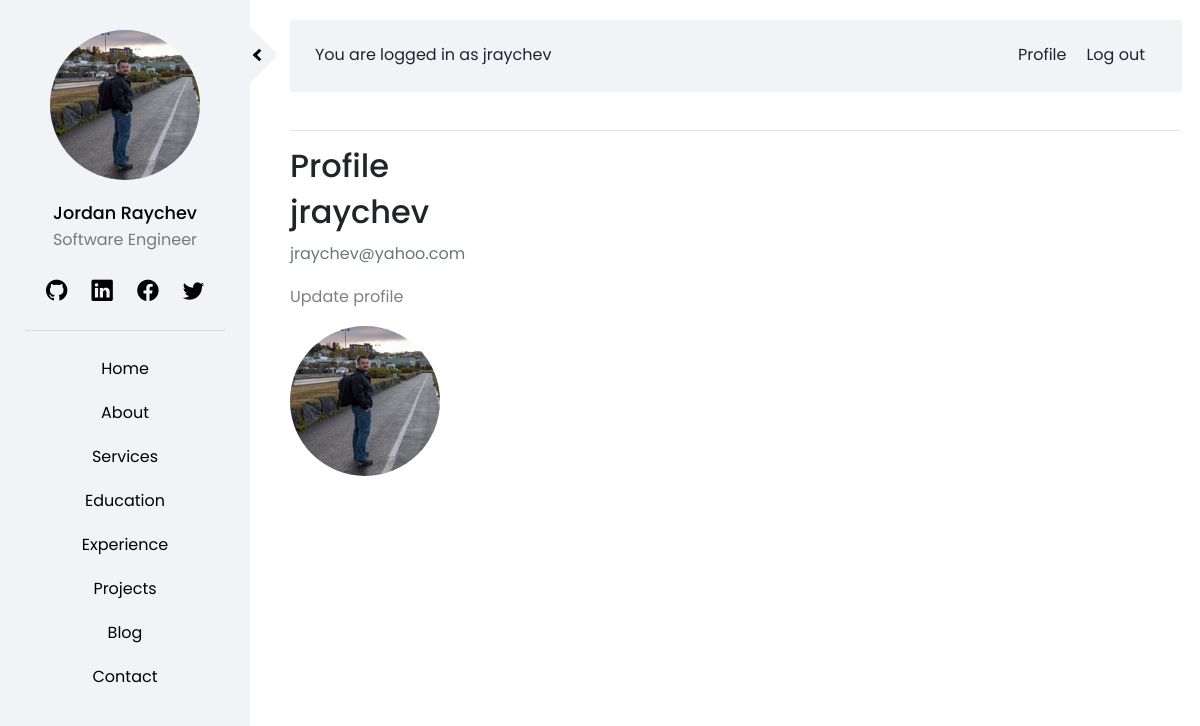
Page /accounts/profile/ (signed in) on the committed database.
### accounts/models.py (models this page shows, shortened)
class CustomUser(AbstractUser):
    department = models.CharField(max_length=50)
    profession = models.CharField(max_length=50)
    about = models.TextField(default='', max_length=1000)
    slug = models.SlugField(max_length=50)
    profile_image = models.ImageField(default='profile_default.jpg', upload_to='profile_images')

class UserSocial(models.Model):
    user = models.ForeignKey(CustomUser, default=1, on_delete=models.DO_NOTHING)
    social_name = models.CharField(max_length=50)
    social_class = models.CharField(max_length=50)
    social_url = models.CharField(max_length=100)

### staticpages/models.py (models this page shows, shortened)
class Menu(models.Model):
    menu_name = models.CharField(max_length=50)
    @property
    def menu_slug(self):
        return self.menu_name.lower()

### accounts/views.py (the view)
# urls.py: path('profile/', ProfileView.as_view(), name='profile'),
class ProfileView(LoginRequiredMixin, TemplateView):
    template_name = 'accounts/profile.html'
    login_url = reverse_lazy('login')

### home/templatetags/sidebar_items.py (called while the page is built)
@register.inclusion_tag('home/menu.html', takes_context=True)
def get_menu(context):
    request = context['request']
    menu = Menu.objects.all()
    return {'menu' : menu, 'request': request}

@register.inclusion_tag('home/user_social.html')
def get_social(user):
    user_social = UserSocial.objects.filter(user=user)
    return { 'user_social' : user_social }

@register.inclusion_tag('home/user_meta.html', takes_context=True)
def get_user_meta(context, id):
    request = context['request']
    user_data = CustomUser.objects.filter(id=id)
    return { 'user_data' : user_data, 'request': request }

### templates/accounts/profile.html (shortened to what this page needs)
{% extends 'home/base.html' %}
{% block content %}
		<h2>Profile</h2>
			<h2 class="account-heading">{{ user.username }}</h2>
			<p class="text-secondary">{{ user.email }}</p>
			<p><a href="{% url 'profile-update' user.username %}">Update profile</a></p>
			<img class="rounded-circle account-img" src="{{ user.profile_image.url }}">
{% endblock content %}

### templates/home/base.html (shortened to what this page needs)
{% load static %}
<!DOCTYPE html>
<html>
    <head>
        <link rel="stylesheet" href="https://stackpath.bootstrapcdn.com/font-awesome/4.7.0/css/font-awesome.min.css">
        <link rel="stylesheet" href="https://stackpath.bootstrapcdn.com/bootstrap/4.4.1/css/bootstrap.min.css">
        <link rel="stylesheet" href="https://cdn.jsdelivr.net/npm/bootstrap-icons@1.4.0/font/bootstrap-icons.css">
        <link rel="stylesheet" href="{% static 'css/style.css' %}">
        <link rel="stylesheet" href="https://cdnjs.cloudflare.com/ajax/libs/font-awesome/5.15.2/css/all.min.css" />
    </head>
    <body>
        <div class="wrapper">
            {% include "home/navbar.html" %}
            <div id="sidebarCollapse">
                <i class="arrow left"></i>
            </div>
            <div id="content">
                <nav class="navbar navbar-expand-lg">
                    <div class="container-fluid">
                        {% if user.is_authenticated %}
                            <span id = "loggedin">You are logged in as {{ user.username }} </span>
                        {% else %}
                            <span id = "loggedin">Aloha dear stranger</span>
                        {% endif %}
                        <div class="collapse navbar-collapse" id="navbarSupportedContent">
                            <ul class="nav navbar-nav ml-auto main-navbar">
                                {% if user.is_authenticated %}
                                <li><a href="{% url 'profile' %}">Profile</a></li>
                                <li><a href="{% url 'logout' %}">Log out</a></li>
                                {% endif %}
                            </ul>
                        </div>
                    </div>
                </nav>
                <hr>
                {% block content %}
                {% endblock %}
            </div>
        </div>
    </body>
</html>

### templates/home/user_meta.html
<img class="rounded-circle profile-img" src="{{ user_data.0.profile_image.url }}">
<a class="name" href = "{% url 'home' %}"> {{ user_data.0.first_name }} {{ user_data.0.last_name }} </a>
<p class="profession"> {{ user_data.0.profession }} </p>

### templates/home/user_social.html
{% for social in user_social %}
    <li><a target="_blank" href="{{ social.social_url }}"> <i class="{{ social.social_class }}"></i> </a></li>
{% endfor %}

### templates/home/menu.html
{% for item in menu %}
    {% url item.menu_slug as active_menu_item %}
    <li><a class = "{% if request.path == active_menu_item %} active {% endif %}" href="{% url item.menu_slug %}"> {{ item.menu_name}} </a></li>
{% endfor %}

### static/css/style.css (style rules this page uses)
:root { --main-color: rgb(242, 243, 247); --main-color-darker: rgb(230, 230, 230); --red-color: #ec5453; --green-color: #2fa499; --blue-color: #2c98f0; --darker-blue-color: #4054b2; --white-color: #ffffff; --yellow-color: #f9bf3f; --purple-color: #a84cb8; --border-color: rgba(0, 0, 0, 0.1); --black-color: rgba(0,0,0); --p-color: rgba(0, 0, 0, 0.5); --box-shadow: rgba(0, 0, 0, 0.2); --black-075: rgba(0, 0, 0, 0.75); }
body { font-family: 'Poppins', sans-serif; background: var(--white-color); }
p { font-family: 'Poppins', sans-serif; font-size: 1em; font-weight: 400; line-height: 1.7em; color: var(--p-color); }
a, a:hover, a:focus { color: inherit; text-decoration: none; transition: all 0.3s; }
.navbar { padding: 15px 10px; background-color: var(--main-color); border: none; border-radius: 0; margin-bottom: 40px; box-shadow: 1px 1px 3px var(--border-color); height: 70px; }
.wrapper { display: flex; width: 100%; align-items: stretch; }
ul.social-sidebar li { display: inline-block; }
#loggedin { padding-left: 0px; }
#sidebar ul li a, .main-navbar li a { position: relative; display: inline-block; padding: 10px; }
#sidebar ul li a:after, .main-navbar li a:after { content: ''; position: absolute; width: 100%; transform: scaleX(0); height: 2px; bottom: 0; left: 0; background-color: var(--blue-color); transform-origin: bottom center; transition: transform 0.25s ease-out; }
.profile-img { width: 150px; height: 150px; margin-bottom: 20px; }
.name { font-size: 1.1em; font-weight: 500; }
#sidebarCollapse { min-width: 40px; height: 40px; background-color: var(--main-color); position: relative; transform: rotate(-45deg); margin-left: -20px; margin-top: 35px; border-bottom-right-radius: 5px; border-top-left-radius: 5px; }
.arrow { border: solid var(--black-color); border-width: 0 3px 3px 0; display: inline-block; padding: 3px; position: absolute; bottom: 9px; right: 9px; }
.left { transform: rotate(180deg); -webkit-transform: rotate(180deg); }
#content { width: 100%; padding: 20px; min-height: 100vh; transition: all 0.3s; }

### rows in the picture
CustomUser: profile_image (picture), first_name "Jordan", last_name "Raychev", profession "Software Engineer", username "jraychev", email "jraychev@yahoo.com"
Menu: menu_name "Home"
Menu: menu_name "About"
Menu: menu_name "Services"
Menu: menu_name "Education"
Menu: menu_name "Experience"
Menu: menu_name "Projects"
Menu: menu_name "Blog"
Menu: menu_name "Contact"
